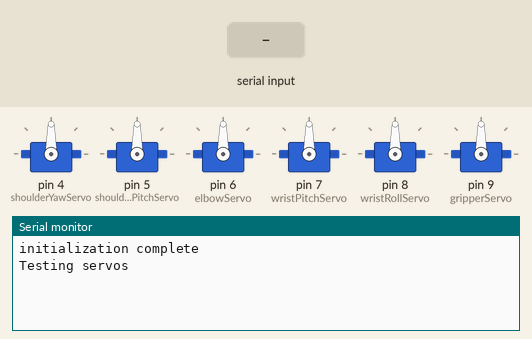
Simulated run of this sketch. Board: Arduino Uno, built with avr-gcc and run on an emulated ATmega328P. On the bench: 6 × servo, the last lines printed to the serial monitor. The inputs (shaded band) are chosen by the test bench.

Above: at 1.2 s.
1.3 s: "90,45,200\n" received over the second serial link
At 2.5 s:
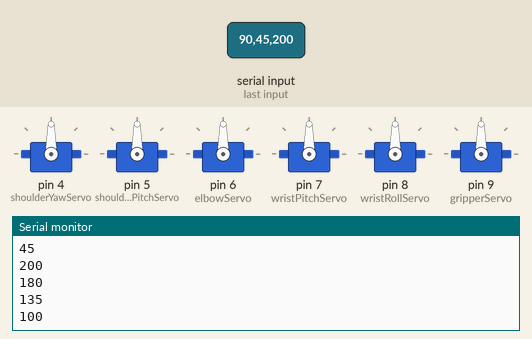
2.8 s: "90,45\n" received over the second serial link
At 3.7 s:
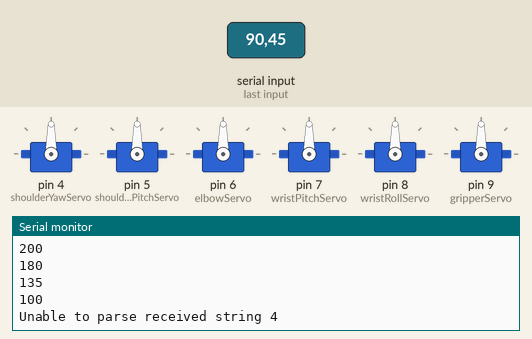
Timing chart, 0 to 5.8 s (numbered marks = the images above; inputs shaded):
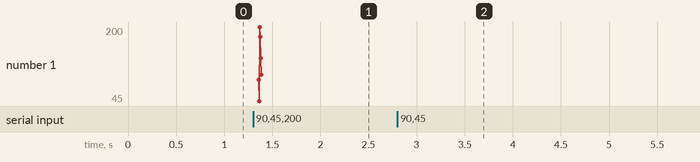

The sketch:

RobotArm.ino
```cpp
/*
 * This is the sketch responsible for driving the 6 servo motors of the robot
 * arm as well as receiving roll,pitch and yaw data from the controlling glove.
 * The bluetooth device associated with the arm is in slave mode and the glove is
 * the master.
 * These are the bluetooth settings of the HC-05 bluetooth module connected to the
 * robot arm base:
 * +NAME:WRIST-GLOVE-SLAVE
 * +ROLE:0
 * +ADDR:18:91:d83b73
 * +UART:38400,0,0
 * +VERSION:2.0-20100601
 *
 * https://www.teachmemicro.com/hc-05-bluetooth-command-list/
 */
#include <SoftwareSerial.h>
#include <Servo.h>

String readString = "";
char c;
SoftwareSerial mySerial(10, 11); // RX, TX
String IMUparams[3];  // IMU parameters parsed from received string (roll,pitch,yaw)
int roll = 0;
int pitch = 0;
int yaw = 0;

/* Servos */
Servo shoulderYawServo;
int shoulderYaw;
Servo shoulderPitchServo;
int shoulderPitch;
Servo elbowServo;
int elbow;
Servo wristPitchServo;
int wristPitch;
Servo wristRollServo;
int wristRoll;
Servo gripperServo;
int gripper;

// Set the initial position of the robot arm
void initPos() {
    shoulderYaw = 90;
    shoulderPitch = 90;
    elbow = 90;
    wristPitch = 90;
    wristRoll = 90;
    gripper = 90;
}


/* update initial servo position */
void updateWithStates() {
  shoulderYawServo.write(shoulderYaw);
  shoulderPitchServo.write(shoulderPitch);
  elbowServo.write(elbow);
  wristPitchServo.write(wristPitch);
  wristRollServo.write(wristRoll);
  gripperServo.write(gripper);
}


/*
 * Moves the specified servo from the current angle to new angle at a certain speed
 */
void moveServo(Servo whichServo, int currAngle, int newAngle, int speed) {
  int i;
    if (currAngle >= newAngle) {
      for (i = currAngle; i > newAngle; i--) {
        whichServo.write(i);
        delay(speed/(currAngle - newAngle));
      }
    } else {
      for (i = currAngle; i < newAngle; i++) {
        whichServo.write(i);
        delay(speed/(newAngle - currAngle));
      }
    }
}

/*
 * Takes received string from bluetooth reception and
 * parses the 3 seperate roll, pitch and yaw data into
 * IMUparams string array.
 */
int parseBlueTooth(String inString) {
  int i;
  int startIndex =0;
  int fromIndex = 0;
  int paramcnt = 0;

  // loop through and parse comma seperated values
  while (((i = inString.indexOf(',',fromIndex)) != -1) || (paramcnt < 3)) {
    IMUparams[paramcnt] = inString.substring(startIndex,i);
    paramcnt++;
    startIndex = fromIndex = i+1; /* Start looking at character after index of last comma */
    // If we've read 2 params, then last one is to the end of the string
    if (paramcnt == 2) {
      IMUparams[paramcnt] = inString.substring(startIndex);
      paramcnt++;  // Will force us to break out of the while loop
    }
  }
  return paramcnt;
}
void setup()
{
  Serial.begin(9600);  // Initial for serial monitor (if connected)
  mySerial.begin(38400); // Default communication rate of the Bluetooth module (this is configured on the bluetooth device)

  // Attach all 6 robot servos
  shoulderYawServo.attach(4);
  shoulderPitchServo.attach(5);
  elbowServo.attach(6);
  wristPitchServo.attach(7);
  wristRollServo.attach(8);
  gripperServo.attach(9);

  // Initialize the positions of all the robot servos
  initPos();
  updateWithStates();
  Serial.println("initialization complete");
  Serial.println("Testing servos");
  //testServos();
}

void loop() {
  int rc;

  if(mySerial.available() > 0){ // Checks whether data is comming from the serial port
    delay(3);
    c = mySerial.read(); // Reads the data from the serial port
    readString += c;
  }

  /* Wait for newline */
  if (c == 0xA) {

    rc = parseBlueTooth(readString);

    // Make sure we correctly parse all 3 values
    if (rc == 3) {
      Serial.println("Successfully parsed values");
      Serial.println(IMUparams[0]);
      Serial.println(IMUparams[1]);
      Serial.println(IMUparams[2]);

      roll  = map(IMUparams[0].toInt(), -90, 90, 0, 180);
      pitch = map(IMUparams[1].toInt(), -90, 90, 0, 180);
      yaw   = map(IMUparams[2].toInt(), 0, 360, 0, 180);
      Serial.println(roll);
      Serial.println(pitch);
      Serial.println(yaw);
      Serial.println("");

      /* XXX Play with last parameter to see how impacts responsivenes */
      moveServo(wristRollServo, wristRoll, roll, 250);
      moveServo(wristPitchServo, wristPitch, pitch, 250);
      //moveServo(shoulderYawServo, shoulderYaw, yaw, 250);


      wristRoll = roll;
      wristPitch = pitch;
      shoulderYaw = yaw;
    } else {
      Serial.print("Unable to parse received string ");
      Serial.println(rc);
    }

    // Reset to start parsing next line
    c = 0;
    readString = "";
  }
}


/* test each servos entire range */
void testServos() {

  int savePosition;
   delay(1000);
  /* Start with gripper */
  savePosition = gripper;
  moveServo(gripperServo, gripper, 0, 1000);
  gripper = 0;
  moveServo(gripperServo, gripper, 180, 1000);
  gripper = 180;
  moveServo(gripperServo, gripper, savePosition, 1000);
  gripper = savePosition;

  delay(1000);
  /* wristRoll */
  savePosition = wristRoll;
  moveServo(wristRollServo, wristRoll, 0, 1000);
  wristRoll = 0;
  moveServo(wristRollServo, wristRoll, 180, 1000);
  wristRoll = 180;
  moveServo(wristRollServo, wristRoll, savePosition, 1000);
  wristRoll = savePosition;

  delay(1000);
  /* wristPitch */
  savePosition = wristPitch;
  moveServo(wristPitchServo, wristPitch, 0, 1000);
  wristPitch = 0;
  moveServo(wristPitchServo, wristPitch, 180, 1000);
  wristPitch = 180;
  moveServo(wristPitchServo, wristPitch, savePosition, 1000);
  wristPitch = savePosition;

  delay(1000);
  /* elbow */
  savePosition = elbow;
  moveServo(elbowServo, elbow, 0, 1000);
  elbow = 0;
  moveServo(elbowServo, elbow, 90, 1000);
  elbow = 90;
  moveServo(elbowServo, elbow, savePosition, 1000);
  elbow = savePosition;

  delay(1000);
  /* shoulderPitch */
  savePosition = shoulderPitch;
  moveServo(shoulderPitchServo, shoulderPitch, 180, 1000);
  shoulderPitch = 180;
  moveServo(shoulderPitchServo, shoulderPitch, 90, 1000);
  shoulderPitch = 90;
  moveServo(shoulderPitchServo, shoulderPitch, savePosition, 1000);
  shoulderPitch = savePosition;

  delay(1000);
  /* shouderYaw */
  savePosition = shoulderYaw;
  moveServo(shoulderYawServo, shoulderYaw, 0, 1000);
  shoulderYaw = 0;
  moveServo(shoulderYawServo, shoulderYaw, 180, 1000);
  shoulderYaw = 180;
  moveServo(shoulderYawServo, shoulderYaw, savePosition, 1000);
  shoulderYaw = savePosition;
}
```

Measured:
- after the input at 1.3 s, the serial monitor: prints a new line at once (image 1)
- after the input at 2.8 s, the serial monitor: prints a new line at once (image 2)
